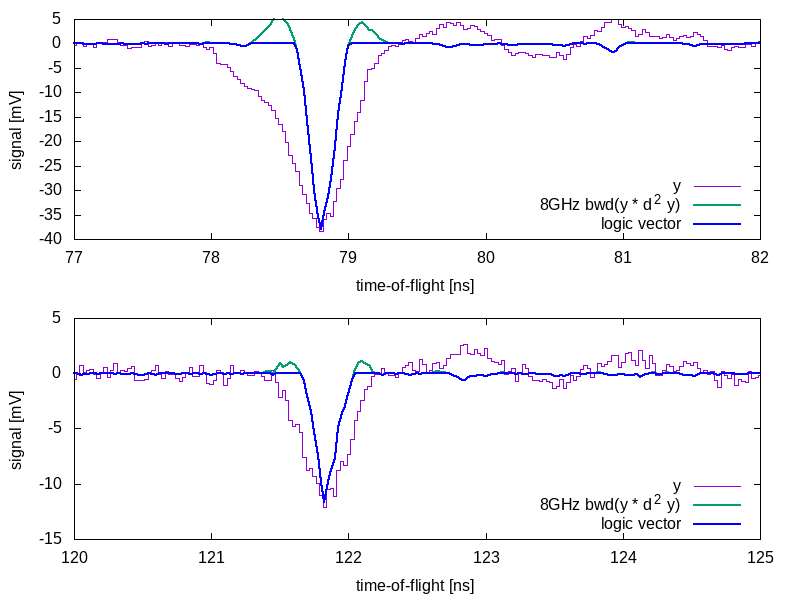

Write gnuplot code to recreate this figure.
#!/usr/bin/gnuplot -persist
#
#    
#    	G N U P L O T
#    	Version 5.2 patchlevel 8    last modified 2019-12-01 
#    
#    	Copyright (C) 1986-1993, 1998, 2004, 2007-2019
#    	Thomas Williams, Colin Kelley and many others
#    
#    	gnuplot home:     http://www.gnuplot.info
#    	faq, bugs, etc:   type "help FAQ"
#    	immediate help:   type "help"  (plot window: hit 'h')
# set terminal qt 0 font "Sans,9"
# set output
unset clip points
set clip one
unset clip two
set errorbars front 1.000000 
set border 31 front lt black linewidth 1.000 dashtype solid
set zdata 
set ydata 
set xdata 
set y2data 
set x2data 
set boxwidth
set style fill  empty border
set style rectangle back fc  bgnd fillstyle   solid 1.00 border lt -1
set style circle radius graph 0.02 
set style ellipse size graph 0.05, 0.03 angle 0 units xy
set dummy x, y
set format x "% h" 
set format y "% h" 
set format x2 "% h" 
set format y2 "% h" 
set format z "% h" 
set format cb "% h" 
set format r "% h" 
set ttics format "% h"
set timefmt "%d/%m/%y,%H:%M"
set angles radians
set tics back
unset grid
unset raxis
set theta counterclockwise right
set style parallel front  lt black linewidth 2.000 dashtype solid
set key title "" center
set key fixed right top vertical Right noreverse enhanced autotitle nobox
set key noinvert samplen 4 spacing 1 width 0 height 0 
set key maxcolumns 0 maxrows 0
set key noopaque
unset label
unset arrow
set style increment default
unset style line
unset style arrow
set style histogram clustered gap 2 title textcolor lt -1
unset object
set style textbox transparent margins  1.0,  1.0 border  lt -1 linewidth  1.0
set offsets 0, 0, 0, 0
set pointsize 1
set pointintervalbox 1
set encoding default
unset polar
unset parametric
unset decimalsign
unset micro
unset minussign
set view 60, 30, 1, 1
set view azimuth 0
set rgbmax 255
set samples 100, 100
set isosamples 10, 10
set surface 
unset contour
set cntrlabel  format '%8.3g' font '' start 5 interval 20
set mapping cartesian
set datafile separator whitespace
unset hidden3d
set cntrparam order 4
set cntrparam linear
set cntrparam levels 5
set cntrparam levels auto
set cntrparam firstlinetype 0 unsorted
set cntrparam points 5
set size ratio 0 1,1
set origin 0,0
set style data lines
set style function lines
unset xzeroaxis
unset yzeroaxis
unset zzeroaxis
unset x2zeroaxis
unset y2zeroaxis
set xyplane relative 0.5
set tics scale  1, 0.5, 1, 1, 1
set mxtics default
set mytics default
set mztics default
set mx2tics default
set my2tics default
set mcbtics default
set mrtics default
set nomttics
set xtics border in scale 1,0.5 mirror norotate  autojustify
set xtics  norangelimit autofreq 
set ytics border in scale 1,0.5 mirror norotate  autojustify
set ytics  norangelimit autofreq 
set ztics border in scale 1,0.5 nomirror norotate  autojustify
set ztics  norangelimit autofreq 
unset x2tics
unset y2tics
set cbtics border in scale 1,0.5 mirror norotate  autojustify
set cbtics  norangelimit autofreq 
set rtics axis in scale 1,0.5 nomirror norotate  autojustify
set rtics  norangelimit autofreq 
unset ttics
set title "" 
set title  font "" textcolor lt -1 norotate
set timestamp bottom 
set timestamp "" 
set timestamp  font "" textcolor lt -1 norotate
set trange [ * : * ] noreverse nowriteback
set urange [ * : * ] noreverse nowriteback
set vrange [ * : * ] noreverse nowriteback
set xlabel "" 
set xlabel  font "" textcolor lt -1 norotate
set x2label "" 
set x2label  font "" textcolor lt -1 norotate
set xrange [ 74.5442 : 85.2699 ] noreverse writeback
set x2range [ 62.1232 : 71.0618 ] noreverse writeback
set ylabel "" 
set ylabel  font "" textcolor lt -1 rotate
set y2label "" 
set y2label  font "" textcolor lt -1 rotate
set yrange [ -0.0393217 : 0.00666590 ] noreverse writeback
set y2range [ -0.0377873 : 0.00260703 ] noreverse writeback
set zlabel "" 
set zlabel  font "" textcolor lt -1 norotate
set zrange [ * : * ] noreverse writeback
set cblabel "" 
set cblabel  font "" textcolor lt -1 rotate
set cbrange [ * : * ] noreverse writeback
set rlabel "" 
set rlabel  font "" textcolor lt -1 norotate
set rrange [ * : * ] noreverse writeback
unset logscale
unset jitter
set zero 1e-08
set lmargin  -1
set bmargin  -1
set rmargin  -1
set tmargin  -1
set locale "en_US.UTF-8"
set pm3d explicit at s
set pm3d scansautomatic
set pm3d interpolate 1,1 flush begin noftriangles noborder corners2color mean
set pm3d nolighting
set palette positive nops_allcF maxcolors 0 gamma 1.5 color model RGB 
set palette rgbformulae 7, 5, 15
set colorbox default
set colorbox vertical origin screen 0.9, 0.2 size screen 0.05, 0.6 front  noinvert bdefault
set style boxplot candles range  1.50 outliers pt 7 separation 1 labels auto unsorted
set loadpath 
set fontpath 
set psdir
set fit brief errorvariables nocovariancevariables errorscaling prescale nowrap v5
GNUTERM = "qt"
file = "waveforms/08_14_2020/walkwayToF_70V_NoAmp_unlessNoted/370V_1670V_2070V/withAmplifier_6013/2020_08_14_15_07_31.sig"
noamp = "waveforms/08_14_2020/walkwayToF_70V_NoAmp_unlessNoted/370V_1770V_2170V/2020_08_14_16_20_37.samplesig"
noamp2 = "waveforms/08_14_2020/walkwayToF_70V_NoAmp_unlessNoted/370V_1970V_2370V/2020_08_14_17_49_15.samplesig"
dderiv = "waveforms/08_14_2020/walkwayToF_70V_NoAmp_unlessNoted/370V_1970V_2370V/2020_08_14_17_49_15.back"
logic = "waveforms/08_14_2020/walkwayToF_70V_NoAmp_unlessNoted/370V_1970V_2370V/2020_08_14_17_49_15.logic"
## Last datafile plotted: "waveforms/08_14_2020/walkwayToF_70V_NoAmp_unlessNoted/370V_1970V_2370V/2020_08_14_17_49_15.back"
set term png size 800,600
set output 'figs/plotting.sigVdderiv.png'
set xlabel 'time-of-flight [ns]'
set ylabel 'signal [mV]'
set multiplot
set size 1,.5
set origin 0,.5
set key bottom right
set xrange [77:82]
set yrange [-40:5]
plot noamp2 u 1:(1e3*$10) w histeps title 'y',\
	dderiv u 1:(-150*$10*1e3) w lines lw 2 title '8GHz bwd(y * d^2 y)',\
	dderiv u 1:($10>0?-150*$10*1e3:0) w lines lc rgb 'blue' lw 2 title 'logic vector'
set origin 0,0
set auto x
set xrange [120:125]
set yrange [-15:5]
plot noamp2 u 1:(1e3*$10) w histeps title 'y',\
	dderiv u 1:(-350*$10*1e3) w lines lw 2 title '8GHz bwd(y * d^2 y)',\
	logic u 1:($10>0?-350*$10*1e3:0) w lines lc rgb 'blue' lw 2 title 'logic vector'
unset multiplot
#    EOF
